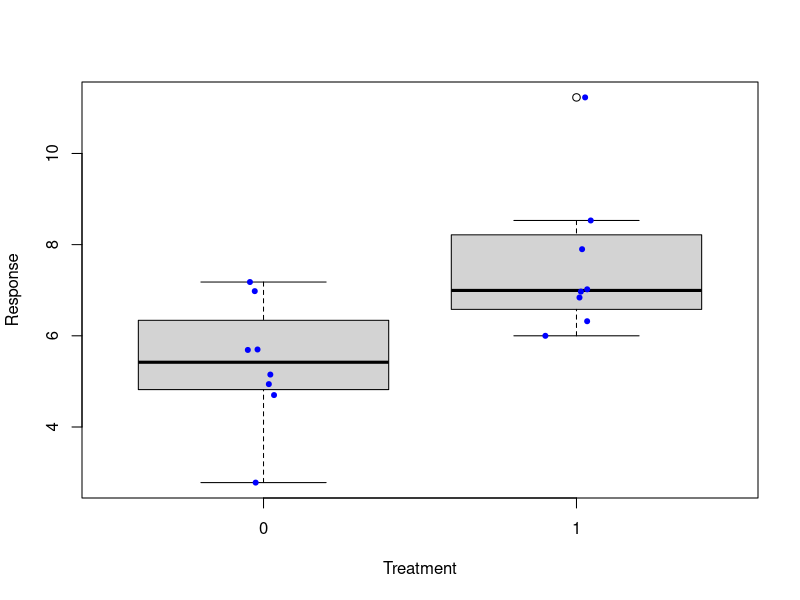

Recreate this plot in R.
## ---- chunk 1
# Packages required for this homework
library(tidyverse)
library(knitr)
# load the data
# read.table or read.csv or type in the data by yourself
data1 = data.frame(Treatment = format(c(rep(0,8), rep(1,8))),
                   Response = c(6.98,5.15,2.78,4.94,7.18,5.7,4.7,5.69,
                                11.23,7.9,6,6.97,6.32,7.02,6.84,8.53))
## ---- chunk 2
# Problem 1
## a)
t(data1) %>% 
  kable(caption = "Data 1",
        align = "r")
## ---- chunk 3
# 
## b)
boxplot(Response~Treatment,data=data1)
stripchart(Response~Treatment, vertical = TRUE, data = data1,
    method = "jitter", add = TRUE, pch = 20, col = 'blue')
